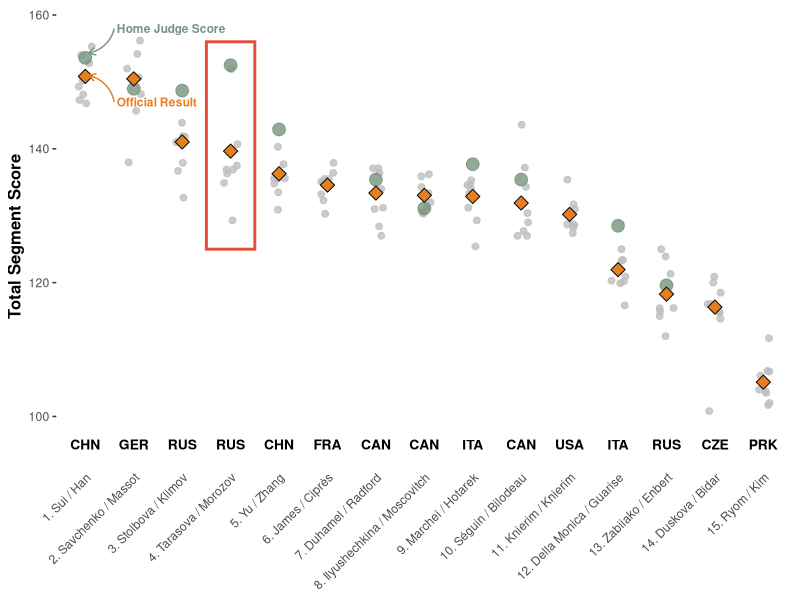
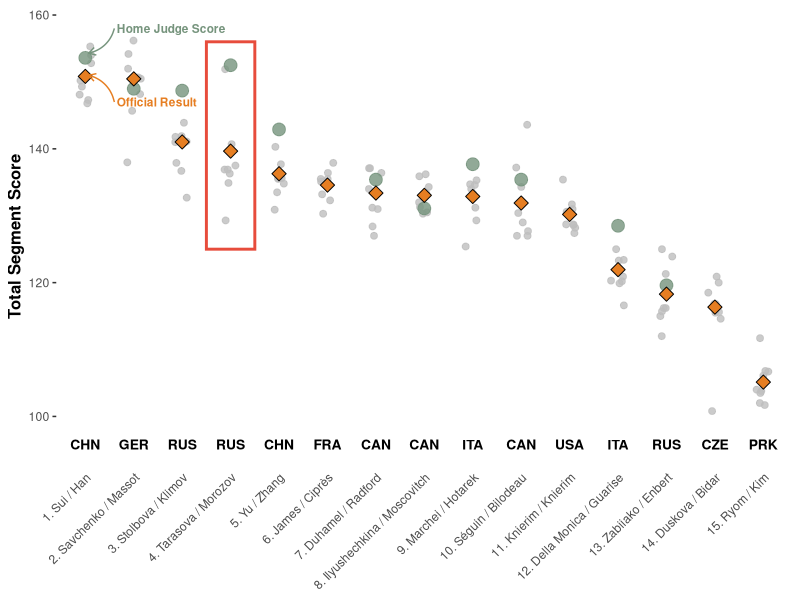

The R script that drew these images, in order:
library(tidyverse)
library(ggthemes)

dat <- read_csv("data.csv") |>
  mutate(label = paste0(skater_place, ". ", skater_name),
         label = fct_reorder(label, skater_place),
         judge_status = ifelse(home_judge == TRUE, "Home Judge", "Panel Judge"))

scores <- dat |> 
  filter(segment_discipline == "Pairs", segment_type == "FS", event_year == 2017) |>
  arrange(judge_status == "Home Judge") 

ggplot(scores, aes(x = label)) +
  
  geom_jitter(data = scores |> filter(judge_status == "Panel Judge"),
              aes(y = judge_score, color = judge_status, size = judge_status),
              width = 0.15, height = 0, alpha = 0.8) +
  
  geom_point(data = scores |> filter(judge_status == "Home Judge"),
             aes(y = judge_score, color = judge_status, size = judge_status),
             alpha = 0.8) +
  geom_point(data = scores |> distinct(label, official_score), 
             aes(y = official_score, fill = "Official Score"),
             shape = 23, size = 3.5, color = "black", stroke = 0.5) +
  geom_text(data = scores |> distinct(label, skater_nation),
            aes(y = min(scores$judge_score, na.rm = TRUE) - 5, label = skater_nation),
            size = 3.5, color = "black", fontface = "bold") +
  
  scale_color_manual(values = c("Home Judge" = "#76947d", "Panel Judge" = "gray")) +
  scale_size_manual(values = c("Home Judge" = 4, "Panel Judge" = 2)) +
  scale_fill_manual(values = c("Official Score" = "#e67e22")) +
  
  theme_tufte(base_family = "sans") +
  theme(
    axis.text.x = element_text(angle = 45, hjust = 1),
    axis.title.x = element_blank(), 
    axis.ticks.x = element_blank(),
    axis.title = element_text(face = "bold", size = 12),
    legend.position = "none",
  ) +
  labs(y = "Total Segment Score") +
  
  annotate("rect", xmin = 3.5, xmax = 4.5, ymin = 125, ymax = 156,
           fill = NA, color = "#e74c3c", linewidth = 1, linetype = "solid") +
  
  annotate("curve", x = 1.6, xend = 1.07, y = 158, yend = 154.3,
           curvature = -0.3, arrow = arrow(length = unit(0.2, "cm")),
           color = "#76947d") +
  annotate("text", x = 1.65, y = 158, label = "Home Judge Score",
           hjust = 0, color = "#76947d", size = 3, fontface = "bold") +
  
  annotate("curve", x = 1.6, xend = 1.07, y = 147, yend = 151,
           curvature = 0.3, arrow = arrow(length = unit(0.2, "cm")),
           color = "#e67e22") +
  annotate("text", x = 1.65, y = 147, label = "Official Result",
           hjust = 0, color = "#e67e22", size = 3, fontface = "bold")

ggsave("FinalProject_Mega.png", height = 8, width = 14, bg = "white")
